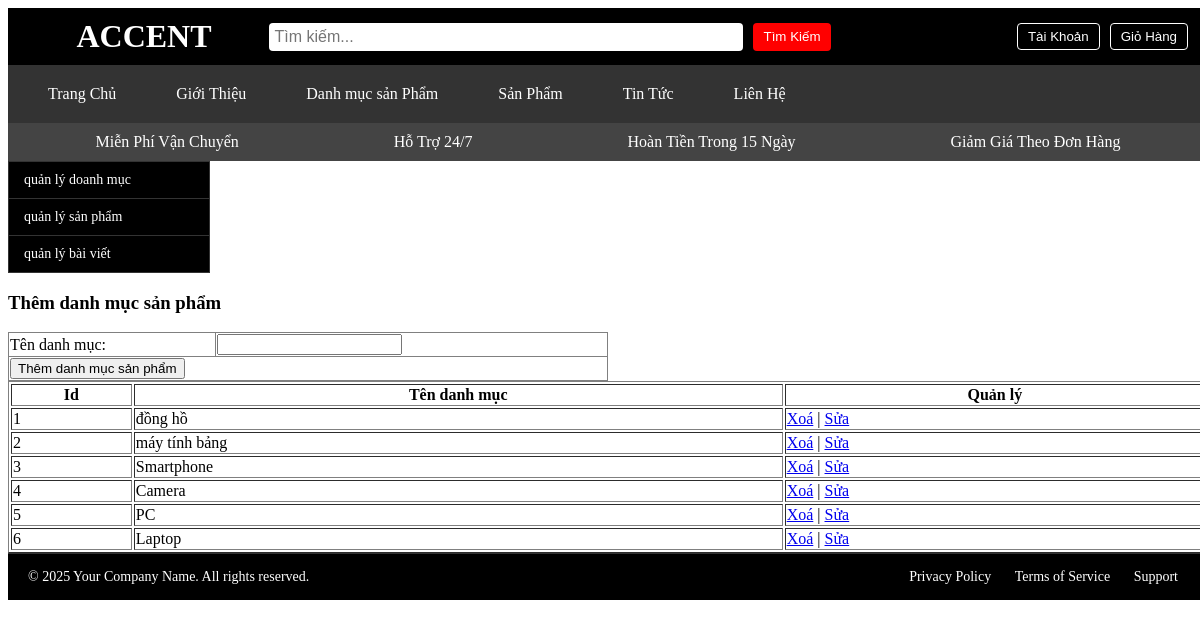
Page /admin/index.php?action=quanlydanhmucsanpham&query=them on the committed database.
### tables this page shows
CREATE TABLE `danhsachsanpham` (
  `id` int(11) NOT NULL,
  `tendanhmuc` varchar(255) NOT NULL
);

### admin/modum/quanlydanhmucsp/lietke.php (the view, shortened to what this page needs)
<?php
include($_SERVER['DOCUMENT_ROOT'] . '/BTL/database/data.php');
$sql_lietke_danhmucsp = "SELECT * FROM danhsachsanpham ORDER BY id DESC";
$query_lietke_danhmucsp = mysqli_query($conn, $sql_lietke_danhmucsp);
?>
<table style="width:100%" border="1" style="border-collapse: collapse;">
<tr>
    <th>Id</th>
    <th>Tên danh mục</th>
    <th>Quản lý</th>
</tr>
<?php
$i = 0;
while ($row = mysqli_fetch_array($query_lietke_danhmucsp)) {
    $i++;
?>
<tr>
    <td><?php echo $i ?></td>
    <td><?php echo $row['tendanhmuc'] ?></td>
    <td>
        <a href="modum/quanlydanhmucsp/xuly.php?iddanhmuc=<?php echo $row['id'] ?>&query=xoa">Xoá</a>
        | <a href="?action=quanlydanhmucsanpham&query=sua&iddanhmuc=<?php echo $row['id'] ?>">Sửa</a>
    </td>
</tr>
<?php
}
?>
</table>

### rows in the picture
danhsachsanpham: tendanhmuc "đồng hồ"
danhsachsanpham: tendanhmuc "máy tính bảng"
danhsachsanpham: tendanhmuc "Smartphone"
danhsachsanpham: tendanhmuc "Camera"
danhsachsanpham: tendanhmuc "PC"
danhsachsanpham: tendanhmuc "Laptop"
